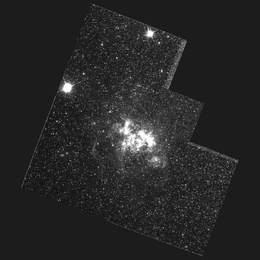
%> input picture Project 1/Hubble Space Telescope imagery/hst_05237_02_wfpc2_red.jpg, 260 x 260 px, shrunk from 2000 x 2000 before the run, given in place of hst_05237_02_wfpc2_red.tif, which was not available
$ octave hubble.m   (GNU Octave 9; MATLAB toolbox functions it lacks are replaced by stand-ins)
%> lines starting %> are read from the running program, lines starting %| are printed output that depends on the picture; pictures that were not available may be replaced by others from this repository, and a replacement may not be noted
### Project 1/Hubble Space Telescope imagery/align.m
function [aImg vec] = align(movingImg,fixedImg,windowCol,windowRow)

[row col] = size(fixedImg);
upperW = windowCol(1)
lowerW = windowCol(2)
leftW = windowRow(1)
rightW = windowRow(2)
%displacement vectors
disp = [];
%2-D correlation of aligned images
corr = [];


for i = upperW:lowerW
    for j = leftW:rightW
        aImg = circshift(movingImg,[i j]);
        disp = [disp;i,j];
        corri = corr2(fixedImg,aImg);
        corr = [corr corri];
    end
end
%find the alignment with highest correlation
  [cor,idx] = max(corr);
  vec = disp(idx,:);

  %backGround = zeros(row+30,col+30);
  %backGround(16+vec(1):15+row+vec(1),16+vec(2):15+col+vec(2))=movingImg;
  %aImg = backGround(16:15+row,16:15+col);
   aImg = circshift(movingImg,[vec(1) vec(2)]);


### Project 1/Hubble Space Telescope imagery/hubble.m
clc;
clear;

% read in the image
R = imread('hst_05237_02_wfpc2_red.tif');
%> R is the input picture: size 260x260 uint8; min 11, max 255, mean 38.8
G = imread('hst_05237_02_wfpc2_green.tif');
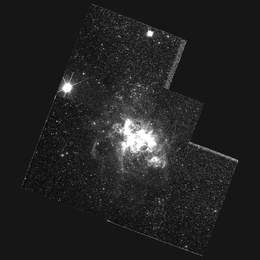
%> input picture Project 1/Hubble Space Telescope imagery/hst_05237_02_wfpc2_green.jpg, 260 x 260 px, shrunk from 2000 x 2000 before the run, given in place of hst_05237_02_wfpc2_green.tif, which was not available
%> G is the input picture: size 260x260 uint8; min 3, max 255, mean 34.1
B = imread('hst_05237_02_wfpc2_blue.tif');
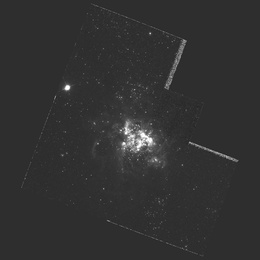
%> input picture Project 1/Hubble Space Telescope imagery/hst_05237_02_wfpc2_blue.jpg, 260 x 260 px, shrunk from 2000 x 2000 before the run, given in place of hst_05237_02_wfpc2_blue.tif, which was not available
%> B is the input picture: size 260x260 uint8; min 29, max 255, mean 49.7

% convert to double matrix (might want to do this later on to same memory)
R = im2double(R);
%> R: size 260x260 double
G = im2double(G);
%> G: size 260x260 double
B = im2double(B);
%> B: size 260x260 double

%image pyramid
%first layer
B1 = imresize(B,0.5);
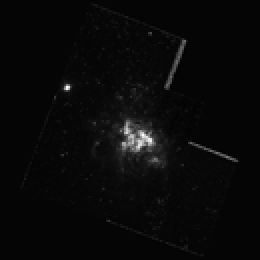
%> B1: size 130x130 double (shown 2 times larger); min 0.162, max 1.02, mean 0.195; drawn with min black and max white
G1 = imresize(G,0.5);
R1 = imresize(R,0.5);
%second layer
B2 = imresize(B1,0.5);
G2 = imresize(G1,0.5);
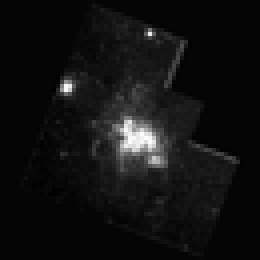
%> G2: size 65x65 double (shown 4 times larger); min 0.0667, max 1.01, mean 0.134; drawn with min black and max white
R2 = imresize(R1,0.5);
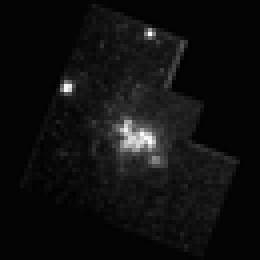
%> R2: size 65x65 double (shown 4 times larger); min 0.0946, max 1.01, mean 0.152; drawn with min black and max white
%third layer
B3 = imresize(B2,0.5);
G3 = imresize(G2,0.5);
R3 = imresize(R2,0.5);
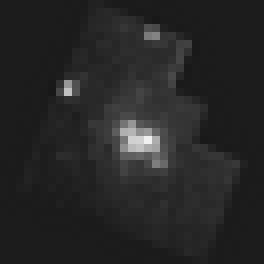
%> R3: size 33x33 double (shown 8 times larger); min 0.0943, max 0.945, mean 0.152

% Align the images
% Align the third layer
    [aG3,vecG3] = align(G3,B3,[-15 15],[-15 15]);
%> after the loop in align, `for i = upperW:lowerW`: corr = 961 values, max 0.927 at index 481, min -0.119 at index 2, mean 0.0129; disp = 961 rows, first 12: [-15 -15; -15 -14; -15 -13; -15 -12; -15 -11; -15 -10; -15 -9; -15 -8; -15 -7; -15 -6; -15 -5; -15 -4]
%> in align, `[cor,idx] = max(corr);`: cor = 0.927; idx = 481
%> in align, `vec = disp(idx,:);`: vec = [0 0]
%> vecG3 = [0 0]
    [aR3,vecR3] = align(R3,B3,[-15 15],[-15 15]);
%> vecR3 = [0 0]
%Align the second layer
    [aG2,vecG2] = align(G2,B2,[vecG3(1)*2-10 vecG3(1)*2+10],[vecG3(2)*2-10 vecG3(2)*2+10]);
%> after the loop in align (call 3), `for i = upperW:lowerW`: corr = 441 values, max 0.905 at index 221, min 0.0476 at index 63, mean 0.292; disp = 441 rows, first 12: [-10 -10; -10 -9; -10 -8; -10 -7; -10 -6; -10 -5; -10 -4; -10 -3; -10 -2; -10 -1; -10 0; -10 1]
%> vecG2 = [0 0]
    [aR2,vecR2] = align(R2,B2,[vecR3(1)*2-10 vecR3(1)*2+10],[vecR3(2)*2-10 vecR3(2)*2+10]);
%> vecR2 = [0 0]
%Align the first layer
    [aG1,vecG1] = align(G1,B1,[vecG2(1)*2-8 vecG2(1)*2+8],[vecG2(2)*2-8 vecG2(2)*2+8]);
%> after the loop in align (call 5), `for i = upperW:lowerW`: corr = 289 values, max 0.88 at index 145, min 0.305 at index 17, mean 0.554; disp = 289 rows, first 12: [-8 -8; -8 -7; -8 -6; -8 -5; -8 -4; -8 -3; -8 -2; -8 -1; -8 0; -8 1; -8 2; -8 3]
%> vecG1 = [0 0]
    [aR1,vecR1] = align(R1,B1,[vecR2(1)*2-8 vecR2(1)*2+8],[vecG2(2)*2-8 vecG2(2)*2+8]);
%> vecR1 = [0 0]
%Align the original image
    [aG,vecG] = align(G,B,[vecG1(1)*2-5 vecG1(1)*2+5],[vecG1(2)*2-5 vecG1(2)*2+5]);
%> after the loop in align (call 7), `for i = upperW:lowerW`: corr = 121 values, max 0.849 at index 61, min 0.607 at index 11, mean 0.691; disp = 121 rows, first 12: [-5 -5; -5 -4; -5 -3; -5 -2; -5 -1; -5 0; -5 1; -5 2; -5 3; -5 4; -5 5; -4 -5]
%> vecG = [0 0]
    [aR,vecR] = align(R,B,[vecR1(1)*2-5 vecR1(1)*2+5],[vecR1(2)*2-5 vecR1(2)*2+5]);
%> vecR = [0 0]

% open figure
%% figure(1);

% create a color image (3D array)
% ... use the "cat" command
% show the resulting image
% ... use the "imshow" command
% save result image
   RGB = cat(3,aR,aG,B);
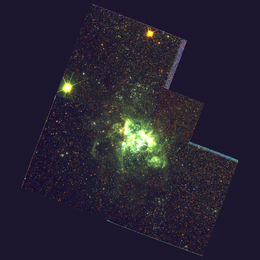
%> RGB: size 260x260x3 double; mean R, G, B 0.152, 0.134, 0.195
   imshow(RGB);
   imwrite(RGB,'result-hst_05237.jpg' );
